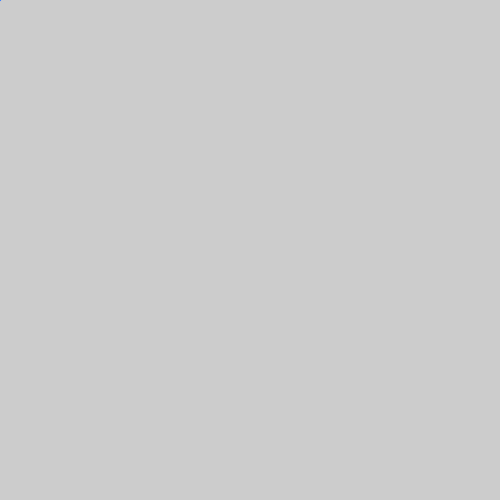
Frame 1 (no input)
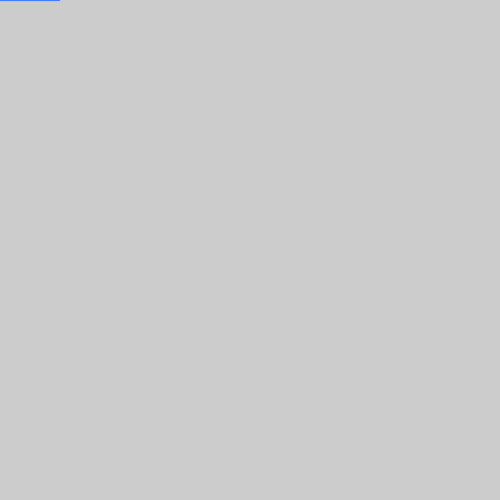
Frame 60 (the mouse pressed at the canvas centre just before this capture)
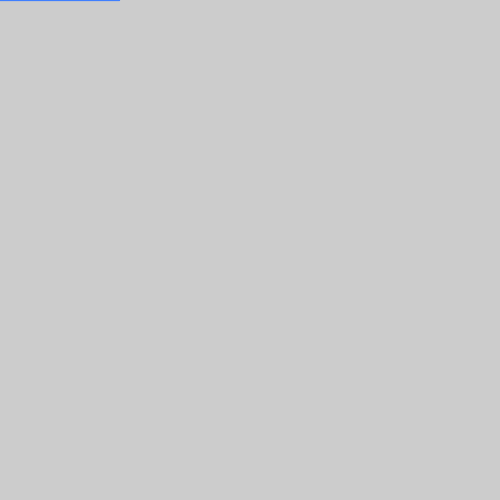
Frame 120 (the mouse held since frame 60 and released just before this capture)

The Processing sketch that drew these frames (run headless with seeded random() and noise(); from frame 60 on, the mouse is pressed at the canvas centre):

// Processing sketch: Sunset
// ── Sunset.pde
int x = 0;
int y = 0;
int space = 1;
int r = 1;
double count = (501 / space) * (501 / space);
float[] c1 = {63, 127, 255};
double[] c2 = {255, 139, 233};
double change0 = (c2[0] - c1[0]) / count;
double change1 = (c2[1] - c1[1]) / count;
double change2 = (c2[2] - c1[2]) / count;
void setup() {
  size(500, 500);
  print(count);
  
}

void draw() {
  //background(200);
  fill(c1[0],c1[1],c1[2]);
  stroke(c1[0],c1[1],c1[2]);
  c1[0] += change0;
  c1[1] += change1;
  c1[2] += change2;
  circle(x,y,r);
  x += space;
  if (x > 500) {
    if (y > 500) {
      save("blue_pink.png");
      noLoop();
    }
    y += space;
    x = 0;
  }
}
